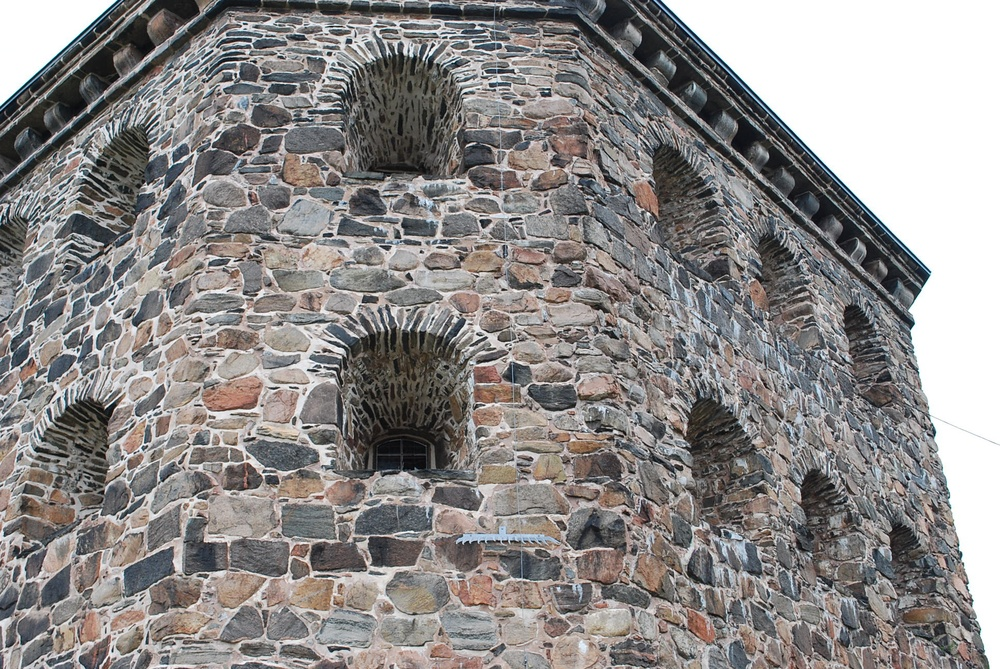
%> input picture Assignment3/kronan2.JPG, 1000 x 669 px, shrunk from 1936 x 1296 before the run
$ octave CompEx1.m   (GNU Octave 9; MATLAB toolbox functions it lacks are replaced by stand-ins)
%> lines starting %> are read from the running program, lines starting %| are printed output that depends on the picture
%% Computer Exercise 1
load compEx1data.mat

%% Normalize image points
x1 = x{1};
m1 = mean(x1, 2);
s1 = std(x1,0,2);
x2 = x{2};
m2 = mean(x2, 2);
s2 = std(x2,0,2);

% Normalization
N1 = [1./s1(1) 0 -1./s1(1)*m1(1); 0 1./s1(2) -1./s1(2)*m1(2); 0 0 1];
N2 = [1./s2(1) 0 -1./s2(1)*m2(1); 0 1./s2(2) -1./s2(2)*m2(2); 0 0 1];
% Without normalization
% N1 = eye(3);
% N2 = eye(3);

x1norm = N1*x1;
x2norm = N2*x2;

%% Eight point algorithm
[dim, rows] = size(x1norm);

M=[];
for row=1:rows
    xx = x2norm(:, row)*x1norm(:, row)';
    M(row,:) = xx(:)';
end

% SVD
[U,S,V] = svd(M);
Fcol = V(:,end);

eigenvalues = diag(S.'*S);
min(eigenvalues)
norm(M*Fcol)

Fn = reshape(Fcol, [3  3]);
det(Fn) % == 9.31e-05

% Verification
% x2norm(:,1).' * Fn * x1norm(:,1) % == 0.1309
% x2norm(:,2).' * Fn * x1norm(:,2) % == 0.4627
% x2norm(:,3).' * Fn * x1norm(:,3) % == 0.2370

% Verification by plot
plot(diag(x2norm.' * Fn * x1norm));
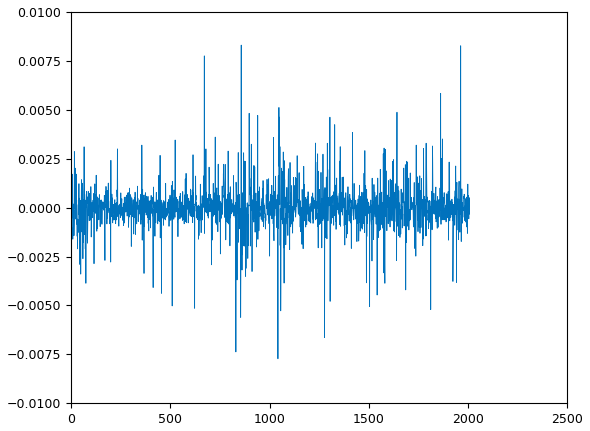
%> figure redrawn from the program's plot data; curve peaks at x = 857, y = 0.00831

%% Minimize det(Fn)
[U,S,V] = svd(Fn);
S(end,end) = 0;
Fnmin = U*S*V.';
plot(diag(x2norm.' * Fnmin * x1norm));
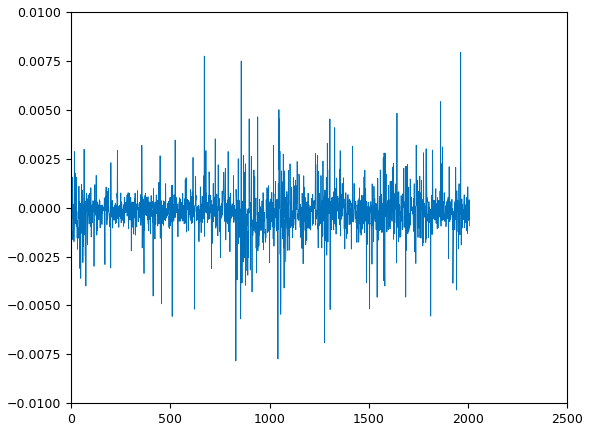
%> figure redrawn from the program's plot data; curve peaks at x = 1963, y = 0.00795
det(Fnmin) % == 1.13e-18

%% Un-normalized F
F = N2.' * Fnmin * N1;
F = F./F(end,end);

% epipolar lines
l = F*x1;
l = l./sqrt(repmat(l(1 ,:).^2 + l(2 ,:).^2 ,[3 1]));

%% Plot 20 random points in image 2 with epipolar lines
ind = randperm(length(x2),20);
points = x2(:, ind);
lines = l(:, ind);
im2 = imread('kronan2.JPG');
%> im2 is the input picture: size 669x1000x3 uint8; mean R, G, B 141.3, 138.2, 137.2
imagesc(im2)
hold on
plot(points(1, :), points(2, :),'b.', 'Markersize', 20)
rital(lines,'r-')
%> (this line was passed over: rital is not available in this run)

%% Calculate mean distance and plot histogram
dists = abs(sum(l.*x2));
histogram(dists ,100);
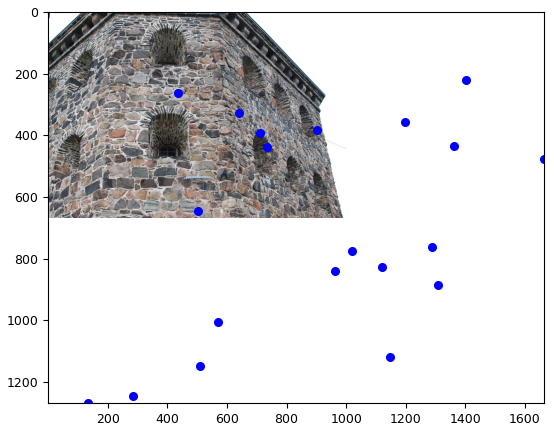
%> figure redrawn from the program's plot data
mu = mean(dists);

%% Save F for Computer Exercise 2 and 3
save('F.mat', 'F');
